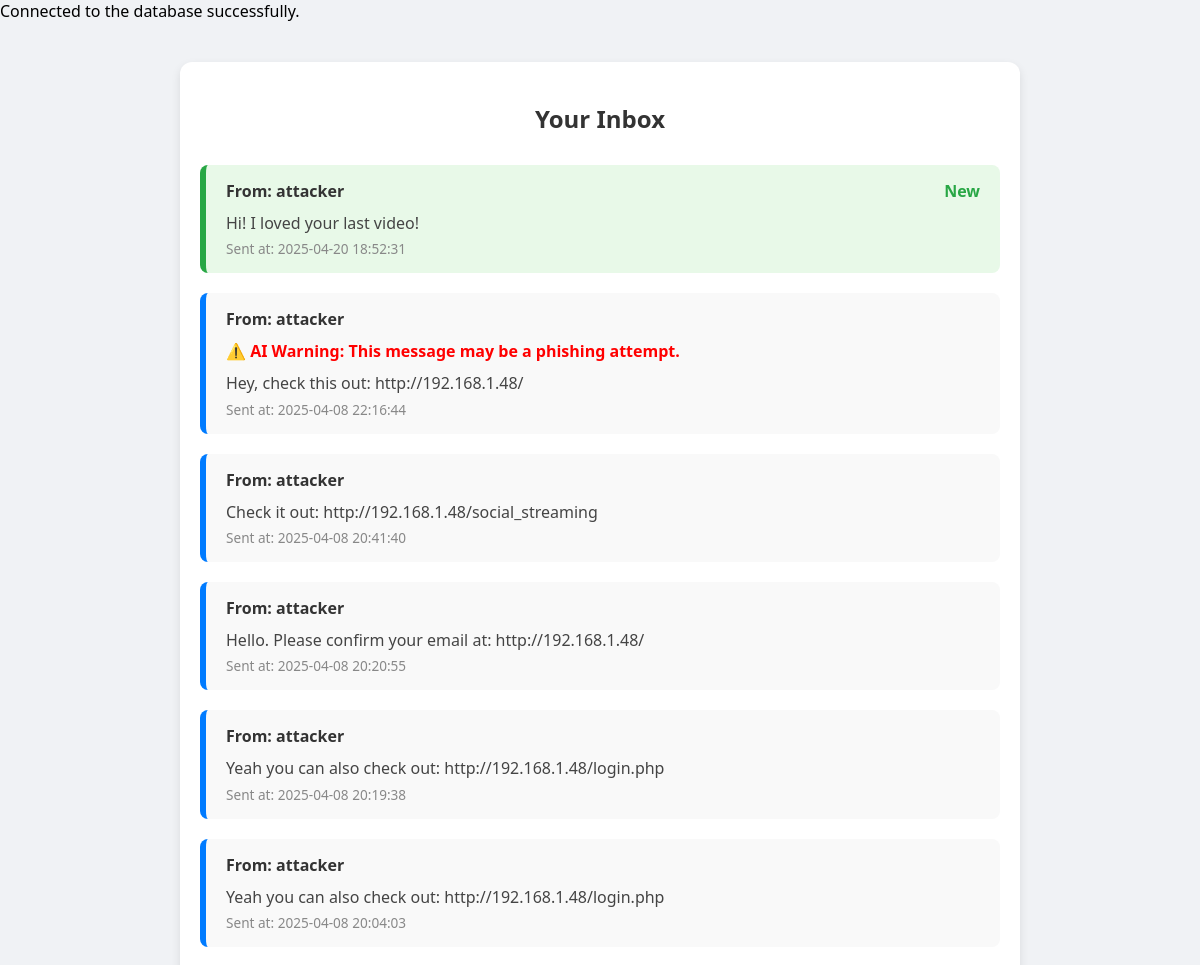
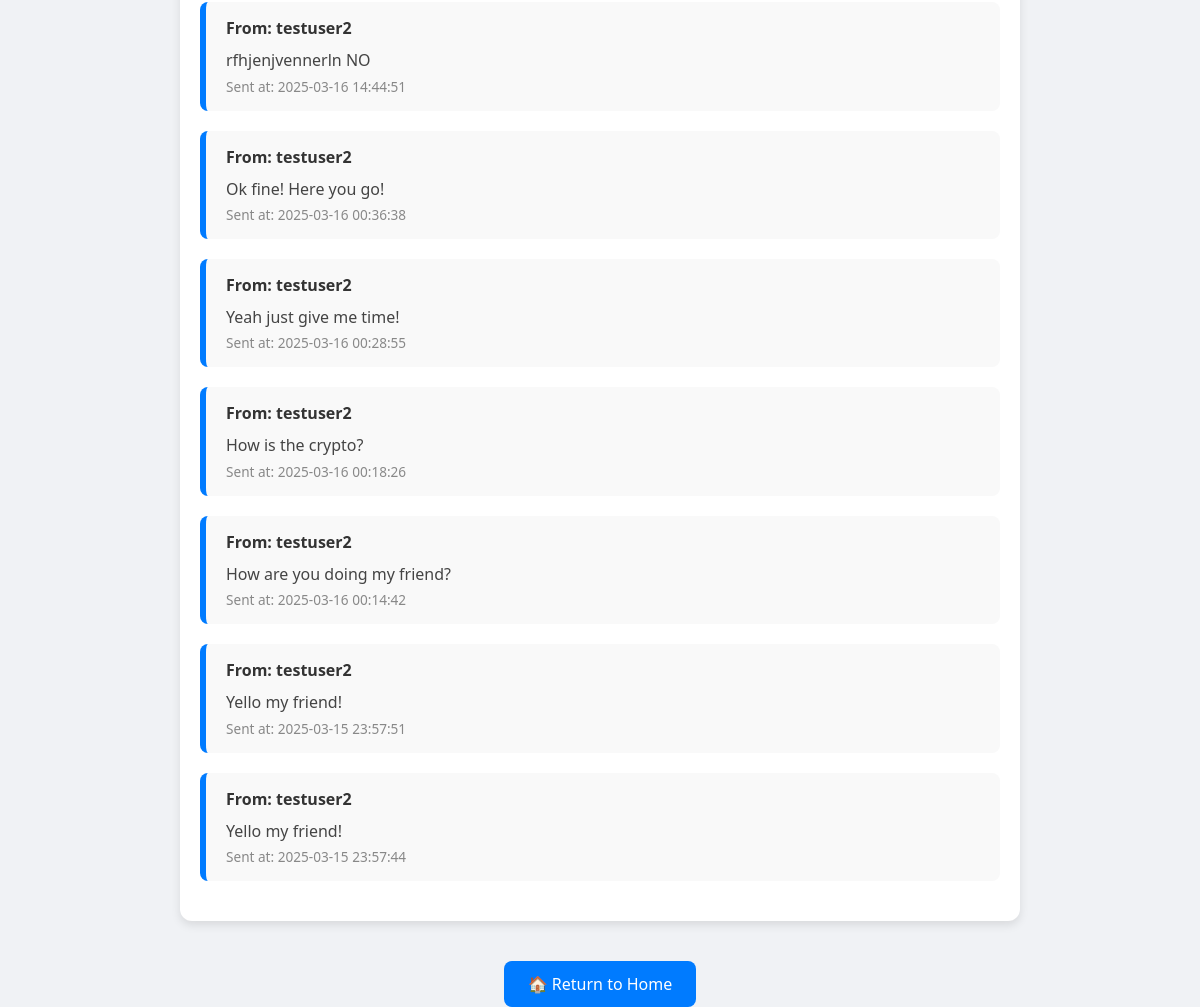
/social_streaming/inbox.php (signed in), run on the app's committed database (2 pictures, top to bottom).
### tables this page shows
CREATE TABLE `messages` (
  `id` int(11) NOT NULL,
  `sender_id` int(11) NOT NULL,
  `receiver_id` int(11) NOT NULL,
  `message` text NOT NULL,
  `sent_at` timestamp NOT NULL DEFAULT current_timestamp(),
  `is_read` tinyint(1) DEFAULT 0,
  `ai_flag` varchar(20) DEFAULT NULL
);

CREATE TABLE `users` (
  `id` int(11) NOT NULL,
  `username` varchar(50) NOT NULL,
  `email` varchar(100) NOT NULL,
  `password` varchar(255) NOT NULL,
  `bio` text DEFAULT NULL,
  `profile_picture` varchar(255) DEFAULT NULL,
  `stream_video` varchar(255) DEFAULT NULL,
  `credits` int(11) DEFAULT 0,
  `name` varchar(100) DEFAULT NULL,
  `country` varchar(100) DEFAULT NULL,
  `subscription_type` varchar(50) DEFAULT NULL,
  `preferred_genre` varchar(50) DEFAULT NULL,
  `last_login` date DEFAULT NULL,
  `mfa_secret` varchar(255) DEFAULT NULL
);

### social_streaming/inbox.php (the view, shortened to what this page needs)
<?php
include "db.php";
$user_id = $_SESSION['user_id'];
$received_messages_stmt = $conn->prepare("SELECT m.id, m.sender_id, m.message, m.sent_at, m.is_read, m.ai_flag, u.username
                                          FROM messages m
                                          JOIN users u ON m.sender_id = u.id
                                          WHERE m.receiver_id = ?
                                          ORDER BY m.sent_at DESC");
$received_messages_stmt->bind_param("i", $user_id);
$received_messages_stmt->execute();
$received_messages_stmt->bind_result($message_id, $sender_id, $message, $sent_at, $is_read, $ai_flag, $sender_username);
$received_messages = [];
while ($received_messages_stmt->fetch()) {
    $received_messages[] = [
        'message_id' => $message_id,
        'sender_id' => $sender_id,
        'sender_username' => $sender_username,
        'message' => $message,
        'sent_at' => $sent_at,
        'is_read' => $is_read,
        'ai_flag' => $ai_flag
    ];
}
?>
<!DOCTYPE html>
<html lang="en">
<head>
</head>
<body>
    <div class="container">
        <h2>Your Inbox</h2>
        <?php if (empty($received_messages)): ?>
            <p style="text-align:center; color:#777;">No messages found.</p>
        <?php else: ?>
            <?php foreach ($received_messages as $message): ?>
                <div class="message <?php echo $message['is_read'] == 0 ? 'new' : ''; ?>">
                    <div class="sender">From: <?php echo htmlspecialchars($message['sender_username']); ?></div>
                    <?php if ($message['is_read'] == 0): ?>
                        <div class="new-message">New</div>
                    <?php endif; ?>
                    <?php if ($message['ai_flag'] === 'Phishing Email'): ?>
                        <div class="phishing-alert">⚠️ AI Warning: This message may be a phishing attempt.</div>
                    <?php endif; ?>
                    <div class="message-text"><?php echo htmlspecialchars($message['message']); ?></div>
                    <div class="time">Sent at: <?php echo htmlspecialchars($message['sent_at']); ?></div>
                </div>
            <?php endforeach; ?>
        <?php endif; ?>
    </div>
    <div class="return-button">
        <a href="home.php">🏠 Return to Home</a>
    </div>
</body>
</html>

### social_streaming/inbox.php (style rules this page uses)
body { font-family: 'Segoe UI', sans-serif; background-color: #f0f2f5; margin: 0; padding: 0; }
.container { max-width: 800px; margin: 40px auto; padding: 20px; background-color: white; border-radius: 12px; box-shadow: 0 4px 10px rgba(0,0,0,0.1); }
h2 { text-align: center; margin-bottom: 30px; color: #333; }
.message { background-color: #f9f9f9; border-left: 6px solid #007bff; padding: 15px 20px; margin-bottom: 20px; border-radius: 8px; position: relative; }
.message.new { background-color: #e8f9e8; border-left-color: #28a745; }
.sender { font-weight: bold; color: #333; }
.time { font-size: 0.85em; color: #888; margin-top: 5px; }
.message-text { margin-top: 10px; font-size: 1rem; line-height: 1.4; color: #444; }
.new-message { color: #28a745; font-weight: bold; position: absolute; top: 15px; right: 20px; }
.phishing-alert { color: red; font-weight: bold; margin-top: 10px; }
.return-button { text-align: center; margin-top: 40px; }
.return-button a { display: inline-block; padding: 12px 24px; background-color: #007bff; color: white; text-decoration: none; border-radius: 8px; font-size: 1rem; }

### data on the page
messages: sender.username "attacker", is_read "New", message "Hi! I loved your last video!", sent_at "2025-04-20 18:52:31"
messages: sender.username "attacker", shows "⚠️ AI Warning: This message may be a phishing attempt.", message "Hey, check this out: http://192.168.1.48/", sent_at "2025-04-08 22:16:44"
messages: sender.username "attacker", message "Check it out: http://192.168.1.48/social_streaming", sent_at "2025-04-08 20:41:40"
messages: sender.username "attacker", message "Hello. Please confirm your email at: http://192.168.1.48/", sent_at "2025-04-08 20:20:55"
messages: sender.username "attacker", message "Yeah you can also check out: http://192.168.1.48/login.php", sent_at "2025-04-08 20:19:38"
messages: sender.username "attacker", message "Yeah you can also check out: http://192.168.1.48/login.php", sent_at "2025-04-08 20:04:03"
messages: sender.username "testuser2", message "rfhjenjvennerln NO", sent_at "2025-03-16 14:44:51"
messages: sender.username "testuser2", message "Ok fine! Here you go!", sent_at "2025-03-16 00:36:38"
messages: sender.username "testuser2", message "Yeah just give me time!", sent_at "2025-03-16 00:28:55"
messages: sender.username "testuser2", message "How is the crypto?", sent_at "2025-03-16 00:18:26"
messages: sender.username "testuser2", message "How are you doing my friend?", sent_at "2025-03-16 00:14:42"
messages: sender.username "testuser2", message "Yello my friend!", sent_at "2025-03-15 23:57:51"
messages: sender.username "testuser2", message "Yello my friend!", sent_at "2025-03-15 23:57:44"
